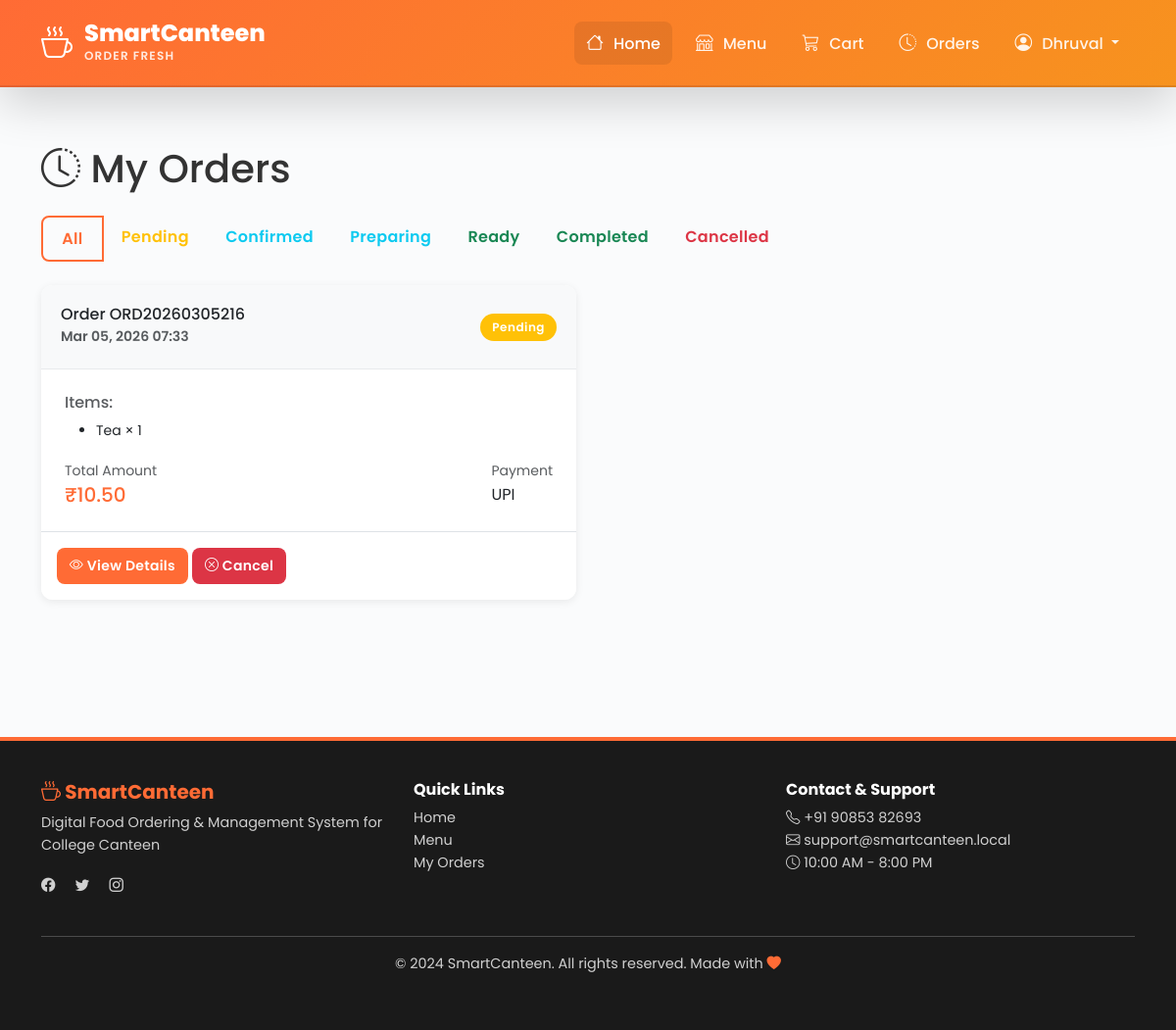
Screenshot of /orders/ (signed in) with the database file from the repository.
### canteen/models.py (models this page shows, shortened)
class Order(models.Model):
    STATUS_CHOICES = [
        ('pending', 'Pending'),
        ('confirmed', 'Confirmed'),
        ('preparing', 'Preparing'),
        ('ready', 'Ready for Pickup'),
        ('completed', 'Completed'),
        ('cancelled', 'Cancelled'),
    ]
    PAYMENT_METHOD_CHOICES = [
        ('cash', 'Cash Payment'),
        ('card', 'Card Payment'),
        ('upi', 'UPI'),
        ('wallet', 'Wallet'),
    ]
    user = models.ForeignKey(
        User,
        on_delete=models.CASCADE,
        related_name='orders'
    )
    order_id = models.CharField(max_length=20, unique=True, db_index=True)
    status = models.CharField(
        max_length=20,
        choices=STATUS_CHOICES,
        default='pending'
    )
    payment_method = models.CharField(
        max_length=20,
        choices=PAYMENT_METHOD_CHOICES,
        default='cash'
    )
    subtotal = models.DecimalField(
        max_digits=10,
        decimal_places=2,
        validators=[MinValueValidator(Decimal('0.00'))]
    )
    tax = models.DecimalField(
        max_digits=10,
        decimal_places=2,
        default=0,
        validators=[MinValueValidator(Decimal('0.00'))]
    )
    discount = models.DecimalField(
        max_digits=10,
        decimal_places=2,
        default=0,
        validators=[MinValueValidator(Decimal('0.00'))]
    )
    total_amount = models.DecimalField(
        max_digits=10,
        decimal_places=2,
        validators=[MinValueValidator(Decimal('0.00'))]
    )
    special_instructions = models.TextField(blank=True, null=True)
    created_at = models.DateTimeField(auto_now_add=True)
    updated_at = models.DateTimeField(auto_now=True)
    estimated_ready_time = models.DateTimeField(null=True, blank=True)
    completed_at = models.DateTimeField(null=True, blank=True)
    class Meta:
        db_table = 'order'
        verbose_name = 'Order'
        verbose_name_plural = 'Orders'
        ordering = ['-created_at']
        indexes = [
            models.Index(fields=['order_id']),
            models.Index(fields=['user', '-created_at']),
            models.Index(fields=['status']),
        ]
    def can_cancel(self):
        cancellable_statuses = ['pending', 'confirmed']
        return self.status in cancellable_statuses

class OrderItem(models.Model):
    order = models.ForeignKey(
        Order,
        on_delete=models.CASCADE,
        related_name='items'
    )
    food_item = models.ForeignKey(
        FoodItem,
        on_delete=models.SET_NULL,
        null=True,
        related_name='order_items'
    )
    item_name = models.CharField(max_length=200)
    item_price = models.DecimalField(max_digits=8, decimal_places=2)
    quantity = models.PositiveIntegerField(validators=[MinValueValidator(1)])
    subtotal = models.DecimalField(max_digits=10, decimal_places=2)
    class Meta:
        db_table = 'order_item'
        verbose_name = 'Order Item'
        verbose_name_plural = 'Order Items'
        ordering = ['order']

### canteen/views.py (the view)
# urls.py: path('orders/', views.order_list, name='order_list'),
@login_required(login_url='canteen:login')
def order_list(request):
    orders = request.user.orders.all().prefetch_related('items').order_by('-created_at')
    status = request.GET.get('status')
    if status and status in dict(Order.STATUS_CHOICES):
        orders = orders.filter(status=status)
    paginator = Paginator(orders, 10)
    page_num = request.GET.get('page', 1)
    page_obj = paginator.get_page(page_num)
    context = {
        'page_obj': page_obj,
        'orders': page_obj.object_list,
        'statuses': Order.STATUS_CHOICES,
    }
    return render(request, 'canteen/order_list.html', context)

### canteen/templates/canteen/order_list.html (shortened to what this page needs)
{% extends 'canteen/base.html' %}
{% block content %}
<div class="container my-5">
    <h1 class="mb-4"><i class="bi bi-clock-history"></i> My Orders</h1>
    <div class="mb-4">
        <div class="btn-group" role="group">
            <a href="?status=" class="btn btn-outline-primary">All</a>
            <a href="?status=pending" class="btn btn-outline-warning">Pending</a>
            <a href="?status=confirmed" class="btn btn-outline-info">Confirmed</a>
            <a href="?status=preparing" class="btn btn-outline-info">Preparing</a>
            <a href="?status=ready" class="btn btn-outline-success">Ready</a>
            <a href="?status=completed" class="btn btn-outline-success">Completed</a>
            <a href="?status=cancelled" class="btn btn-outline-danger">Cancelled</a>
        </div>
    </div>
    {% if orders %}
        <div class="row">
            {% for order in orders %}
                <div class="col-md-6 mb-4">
                    <div class="card h-100">
                        <div class="card-header bg-light d-flex justify-content-between align-items-center">
                            <div>
                                <h6 class="mb-0">Order {{ order.order_id }}</h6>
                                <small class="text-muted">{{ order.created_at|date:"M d, Y H:i" }}</small>
                            </div>
                            <span class="badge bg-{% if order.status == 'pending' %}warning{% elif order.status == 'completed' %}success{% elif order.status == 'cancelled' %}danger{% else %}info{% endif %}">
                                {{ order.get_status_display }}
                            </span>
                        </div>
                        <div class="card-body">
                            <div class="mb-3">
                                <h6 class="text-muted">Items:</h6>
                                <ul class="small mb-0">
                                    {% for item in order.items.all %}
                                        <li>{{ item.item_name }} × {{ item.quantity }}</li>
                                    {% endfor %}
                                </ul>
                            </div>
                            <div class="d-flex justify-content-between align-items-center">
                                <div>
                                    <small class="text-muted">Total Amount</small>
                                    <h5 class="text-primary mb-0">₹{{ order.total_amount }}</h5>
                                </div>
                                <div>
                                    <small class="text-muted">Payment</small>
                                    <p class="mb-0">{{ order.get_payment_method_display }}</p>
                                </div>
                            </div>
                        </div>
                        <div class="card-footer bg-white border-top">
                            <a href="{% url 'canteen:order_detail' order.order_id %}" class="btn btn-sm btn-primary">
                                <i class="bi bi-eye"></i> View Details
                            </a>
                            {% if order.can_cancel %}
                                <button class="btn btn-sm btn-danger" data-bs-toggle="modal" data-bs-target="#cancelModal{{ order.id }}">
                                    <i class="bi bi-x-circle"></i> Cancel
                                </button>
                            {% endif %}
                        </div>
                    </div>
                </div>
            {% endfor %}
        </div>
    {% endif %}
</div>
{% endblock %}

### canteen/templates/canteen/base.html (shortened to what this page needs)
<!DOCTYPE html>
<html lang="en">
<head>
    <link href="https://cdn.jsdelivr.net/npm/bootstrap@5.3.0/dist/css/bootstrap.min.css" rel="stylesheet">
    <link rel="stylesheet" href="https://cdn.jsdelivr.net/npm/bootstrap-icons@1.10.0/font/bootstrap-icons.css">
    {% load static %}
    <link rel="stylesheet" href="{% static 'css/style.css' %}">
</head>
<body>
    <nav class="navbar navbar-expand-lg navbar-dark fixed-top premium-header shadow-lg smart-navbar">
        <div class="container-lg">
            <a class="navbar-brand fw-bold" href="{% url 'canteen:home' %}">
                <div class="brand-logo-wrapper">
                    <i class="bi bi-cup-hot"></i>
                    <div>
                        <span class="brand-main">SmartCanteen</span>
                        <span class="brand-tagline">Order Fresh</span>
                    </div>
                </div>
            </a>
            <div class="collapse navbar-collapse" id="navbarNav">
                <ul class="navbar-nav ms-auto gap-1">
                    <li class="nav-item">
                        <a class="nav-link active" href="{% url 'canteen:home' %}">
                            <i class="bi bi-house"></i> Home
                        </a>
                    </li>
                    <li class="nav-item">
                        <a class="nav-link" href="{% url 'canteen:food_list' %}">
                            <i class="bi bi-shop"></i> Menu
                        </a>
                    </li>
                    {% if user.is_authenticated %}
                        <li class="nav-item">
                            <a class="nav-link position-relative" href="{% url 'canteen:cart' %}">
                                <i class="bi bi-cart3"></i> Cart
                            </a>
                        </li>
                        <li class="nav-item">
                            <a class="nav-link" href="{% url 'canteen:order_list' %}">
                                <i class="bi bi-clock-history"></i> Orders
                            </a>
                        </li>
                        <li class="nav-item dropdown">
                            <a class="nav-link dropdown-toggle" href="#" id="userDropdown" role="button" data-bs-toggle="dropdown">
                                <i class="bi bi-person-circle"></i> {{ user.first_name|default:user.username }}
                            </a>
                        </li>
                    {% endif %}
                </ul>
            </div>
        </div>
    </nav>
    <div style="height: 80px;"></div>
    <main>
        {% block content %}{% endblock %}
    </main>
    <footer class="mt-5">
        <div class="container-lg">
            <div class="row">
                <div class="col-md-4 mb-4">
                    <h5 style="color: #FF6B35;"><i class="bi bi-cup-hot"></i> SmartCanteen</h5>
                    <p class="text-muted small">Digital Food Ordering & Management System for College Canteen</p>
                    <div class="mt-3">
                        <a href="https://www.facebook.com/" class="text-decoration-none text-muted me-3"><i class="bi bi-facebook"></i></a>
                        <a href="https://www.twitter.com/" class="text-decoration-none text-muted me-3"><i class="bi bi-twitter"></i></a>
                        <a href="https://www.instagram.com/" class="text-decoration-none text-muted"><i class="bi bi-instagram"></i></a>
                    </div>
                </div>
                <div class="col-md-4 mb-4">
                    <h6>Quick Links</h6>
                    <ul class="list-unstyled">
                        <li><a href="{% url 'canteen:home' %}" class="text-decoration-none text-muted small">Home</a></li>
                        <li><a href="{% url 'canteen:food_list' %}" class="text-decoration-none text-muted small">Menu</a></li>
                        <li><a href="{% url 'canteen:order_list' %}" class="text-decoration-none text-muted small">My Orders</a></li>
                    </ul>
                </div>
                <div class="col-md-4 mb-4">
                    <h6>Contact & Support</h6>
                    <p class="text-muted small">
                        <i class="bi bi-telephone"></i> +91 90853 82693<br>
                        <i class="bi bi-envelope"></i> support@smartcanteen.local<br>
                        <i class="bi bi-clock"></i> 10:00 AM - 8:00 PM
                    </p>
                </div>
            </div>
            <hr class="bg-secondary">
            <div class="text-center text-muted">
                <p class="small">&copy; 2024 SmartCanteen. All rights reserved. Made with <i class="bi bi-heart-fill" style="color: #FF6B35;"></i></p>
            </div>
        </div>
    </footer>
    {% load static %}
</body>
</html>

### rows the page displays
Order: order_id "ORD20260305216", created_at "Mar 05, 2026 07:33", status "Pending", total_amount "10.50", payment_method "UPI"
OrderItem: item_name "Tea", quantity "1"

### other values shown
{{ user.first_name|default:user.username }} "Dhruval"
